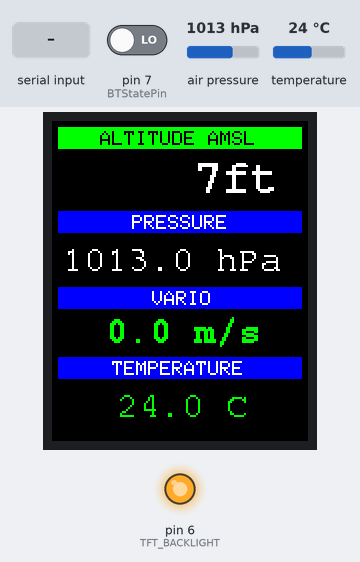
This sketch was run on a simulated Arduino Uno, built with avr-gcc and run on an emulated ATmega328P. Parts: 128×160 colour display, output pins drawn as LEDs (lit = HIGH). The test bench sets the inputs (shaded band); at power-on: air pressure 1013 hPa, temperature 24 °C, pin 7 (BTStatePin) LOW. What the sketch prints to the serial monitor is not drawn.

Above: at 1.3 s.
1.4 s: air pressure set to 952 hPa
At 2.02 s:
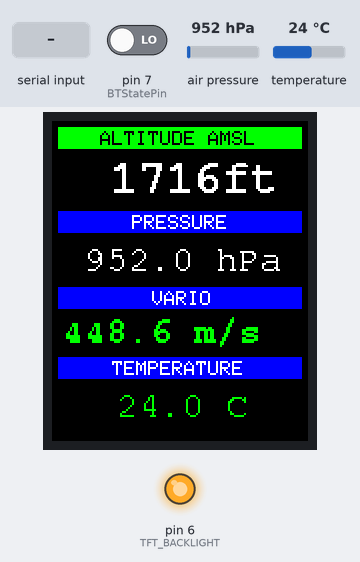
3.7 s: temperature set to 12 °C
At 4.7 s:
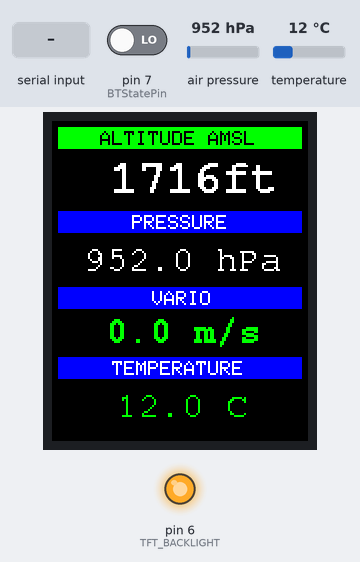
5.2 s: pin 7 (BTStatePin) driven HIGH
7.3 s: "$" received over the second serial link
10.3 s: air pressure set to 975 hPa
At 10.99 s:
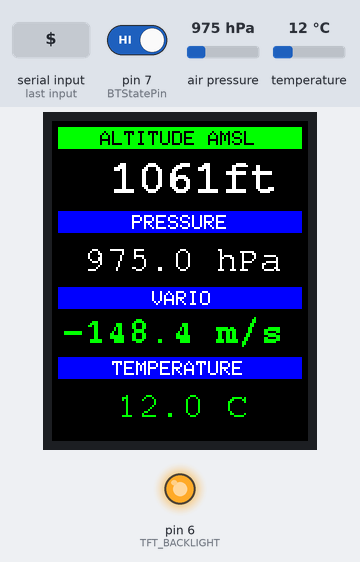
12.7 s: temperature set to 9 °C
At 14.0 s:
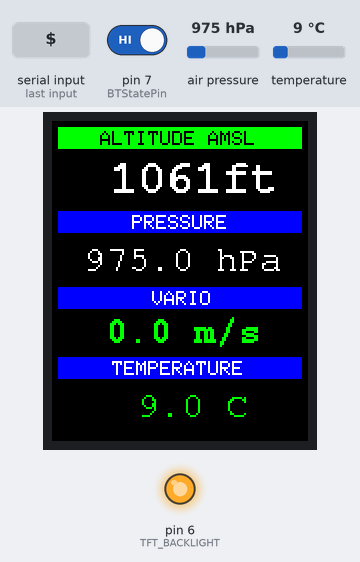
Timing chart, 0 to 15.5 s (numbered marks = the images above; inputs shaded):
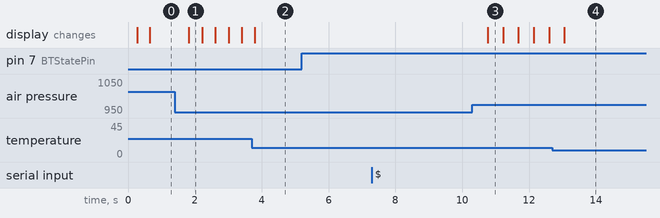

The sketch:

altimeter_origo_xx.ino
```cpp
// (licence header left out)
#include <SoftwareSerial.h>
#include <Wire.h>
#include <SPI.h>
#include <Adafruit_Sensor.h>
#include <Adafruit_BMP280.h>
#include <Adafruit_GFX.h>
#include <Adafruit_ST7735.h>
#include <Fonts/FreeSans9pt7b.h>
#include <Fonts/FreeMonoBold9pt7b.h>
#include <Fonts/FreeMono9pt7b.h>
#include <Fonts/FreeMonoBold12pt7b.h>

// sensor address
#define BMP280_ADDRESS (0x76)
// sensor init from BMP library
Adafruit_BMP280 bmp;

// TFT Adafruit 1.44" or 1.8" SPI display
#define TFT_CS        10  // CS for TFT
#define TFT_RST        9  // Reset for TFT
#define TFT_DC         8  // DC(A0) for TFT
#define TFT_BACKLIGHT  6  // Display backlight pin
// default HARDWARE SPI pins Uno/Nano:
// SPI MOSI = pin 11 (sda)
// SPI MISO = pin 12
// SPI SCLK = pin 13 (sck)
Adafruit_ST7735 tft = Adafruit_ST7735(TFT_CS, TFT_DC, TFT_RST);

// Colors for humans
#define ST7735_BLACK   0x0000
#define ST7735_GRAY    0x8410
#define ST7735_WHITE   0xFFFF
#define ST7735_RED     0xF800
#define ST7735_ORANGE  0xFA60
#define ST7735_YELLOW  0xFFE0
#define ST7735_LIME    0x07FF
#define ST7735_GREEN   0x07E0
#define ST7735_CYAN    0x07FF
#define ST7735_AQUA    0x04FF
#define ST7735_BLUE    0x001F
#define ST7735_MAGENTA 0xF81F
#define ST7735_PINK    0xF8FF

// pin setup for Bluetooth modul
#define RX 5 //11
#define TX 4 //10
#define BTStatePin 7

SoftwareSerial bluetooth(TX, RX);

// Globals
const char version[] = "1.00";

// Current QNH
float QNH = 1013.25;

// Vario variables
#define varioBufLen 6 // 6 values i.e 5x differencies
#define varioWeightsTotal 15  // varioWeightsTotal 15.0 = 1+2+3+4+5 tj 1..varioBufLen-1
float varioBuffer[varioBufLen] = {0.0};
long int varioLastTime = 0.0;

//////////////////////////////
void setup()
{
  Serial.begin(9600);
  pinMode(TFT_BACKLIGHT, OUTPUT);
  pinMode(BTStatePin, INPUT);
  bluetooth.begin(9600);

    if (!bmp.begin(BMP280_ADDRESS)) {
    Serial.println("BMP280 sensor not found, check your wiring!");
    while (1);
  }

  // Vario data setup
  varioLastTime = millis();
  float altitude = bmp.readAltitude(QNH);
  for(int i=0;i<varioBufLen;i++)
  {
    varioBuffer[i] = altitude;
  }

  // TFT Display init

  digitalWrite(TFT_BACKLIGHT, HIGH);
  tft.initR(INITR_BLACKTAB);
  tft.setRotation(2);
  tft.fillScreen(ST77XX_BLACK);

  tft.fillRect(3,3,122,11,ST77XX_GREEN);
  tft.setTextColor(ST77XX_BLACK);
  tft.setCursor(24,5);
  tft.setTextSize(1);
  tft.print("ALTITUDE AMSL");

  tft.fillRect(3,45,122,11,ST77XX_BLUE);
  tft.setTextColor(ST77XX_WHITE);
  tft.setCursor(40,47);
  tft.setTextSize(1);
  tft.print("PRESSURE");

  tft.fillRect(3,83,122,11,ST77XX_BLUE);
  tft.setTextColor(ST77XX_WHITE);
  tft.setCursor(50,85);
  tft.setTextSize(1);
  tft.print("VARIO");

  tft.fillRect(3,118,122,11,ST77XX_BLUE);
  tft.setTextColor(ST77XX_WHITE);
  tft.setCursor(30,120);
  tft.setTextSize(1);
  tft.print("TEMPERATURE");

}

// ---------------------------------------------------
// drawTFT for re-drawing display

void drawtft(float pressure, float altitude, float temperature, float vario)
{
 char buffer1[6];
 char buffer2[6];
 char buffer3[6];
 char buffer4[6];

  //ALTITUDE
    dtostrf(altitude, 6, 0, buffer1);
    tft.fillRect(3,17,122,25,ST77XX_BLACK);
    tft.setTextColor(ST77XX_WHITE);
    tft.setCursor(1,35);
    tft.setFont(&FreeMonoBold12pt7b);
    tft.setTextSize(1);
    tft.print(buffer1);
    tft.print("ft");
  //PRESSURE
    dtostrf(pressure, 6, 1, buffer2);
    tft.fillRect(3,59,122,20,ST77XX_BLACK);
    tft.setTextColor(ST77XX_WHITE);
    tft.setCursor(5,74);
    tft.setFont(&FreeMono9pt7b);
    tft.setTextSize(1);
    tft.print(buffer2);
    tft.print(" hPa");
  ///VARIO
    dtostrf(vario, 5, 1, buffer3);
    tft.fillRect(3,95,122,20,ST77XX_BLACK);
    tft.setCursor(5,110);
    tft.setFont(&FreeMonoBold9pt7b);
    tft.setTextSize(1);
    tft.setTextColor(ST77XX_GREEN);
    tft.print(buffer3);
    tft.print(" m/s");
  //TEMPERATURE
    dtostrf(temperature, 6, 1, buffer4);
    tft.fillRect(3,132,122,20,ST77XX_BLACK);
    tft.setCursor(10,147);
    tft.setFont(&FreeMono9pt7b);
    tft.setTextSize(1);
    tft.setTextColor(ST77XX_GREEN);
    tft.print(buffer4);
    tft.print(" C");

}


// ---------------------------------------------------
// Checksum
char toHex(uint8_t nibble)
{
  if (nibble >= 10)
    return nibble + 'A' - 10;
  else
    return nibble + '0';
}

void generateChecksum(const char* s, char* checksum)
   {
  uint8_t c = 0;
  // Initial $ is omitted from checksum, if present ignore it.
  if (*s == '$')
  ++s;

  while (*s != '\0' && *s != '*')
  c ^= *s++;

  if (checksum) {
  checksum[0] = '*';
  checksum[1] = toHex(c / 16);
  checksum[2] = toHex(c % 16);
  checksum[3] = '\0';
  }
  return s;
}

// ---------------------------------------------------
// Formating and sending data via bluetooth

void sendToBT(float pressure, float altitude, float temperature, float vario)
{
   char buffer[10];
   char line[255] = "$LK8EX1,";

   dtostrf(pressure*100, 0, 0, buffer);
   strcat(line,buffer);
   strcat(line,",");

   dtostrf(altitude, 0, 0, buffer);
   strcat(line,buffer);
   strcat(line,",");

   dtostrf(vario*100, 0, 0, buffer);
   strcat(line,buffer);
   strcat(line,",");

   dtostrf(temperature, 0, 1, buffer);
   strcat(line,buffer);
   strcat(line,",999,");

   //checksum
   generateChecksum(line, buffer);
   strcat(line,buffer);

   Serial.println(line);
   Serial.println();
   bluetooth.println(line);
}

// ---------------------------------------------------
// Vario computing

float calcVario(float altitude)
{
  float retval=0;
  // move buffer by one value
  for(int i=1;i<varioBufLen;i++)
  {
    varioBuffer[i-1]=varioBuffer[i];
  }
  varioBuffer[varioBufLen-1] = altitude;

#ifdef DEBUG
  for(int i=0;i<varioBufLen;i++)
  {
      Serial.print("[");
      Serial.print(i);
      Serial.print("]");
      Serial.println(varioBuffer[i]);
  }
#endif
// weighted average , weight is i
  for(int i=1;i<varioBufLen;i++)
  {
    retval = retval + ( (varioBuffer[i] - varioBuffer[i-1]) * i );
  }

#ifdef DEBUG
  Serial.print("SUM:");
  Serial.println(retval);
#endif

  retval = retval /varioWeightsTotal; // weightsTotal 15.0 = 1+2+3+4+5 ...varioBufLen-1

  float time = (float) millis() - varioLastTime;
  varioLastTime = millis();
  time = time / 1000; // to seconds

  retval = retval / time; // to m/s

  return retval;
}

// ---------------------------------------------------
// Main loop

void loop()
{
  // reading values from sensor

  // reading of temperature
  float temperature = bmp.readTemperature();
  // reading of pressure
  float pressure = (bmp.readPressure()/100.00);
  // reading of altitude on QNH
  float altitude = bmp.readAltitude(QNH);
  // convert to feets
  float altitudeFt = altitude * 3.280839895;
  // calculate vario
  float vario = calcVario(altitude);

  // write all information to serial line (terminal)
  // temperature print
  Serial.print("Temperature: ");
  Serial.print(temperature);
  Serial.println(" deg. Celsia.");
  // print pressure in hekto Pascals
  Serial.print("Barometric pressure: ");
  Serial.print(pressure);
  Serial.println(" hPa");
  // print altitude in m and ft on QNH
  Serial.print("Altitude on QNH ");
  Serial.print(QNH);
  Serial.print(": ");
  Serial.print(altitude);
  Serial.print(" m = ");
  Serial.print(altitudeFt);
  Serial.println(" ft");
  // print vario
  Serial.print("Vario: ");
  Serial.print(vario);
  Serial.println(" m/s");

  // empty line print
  Serial.println();

  // test for available data on bluetooth
  // if is there any data to read, return number of availabe bytes
  if (bluetooth.available())
  {
    Serial.print("reading message: ");
    while (bluetooth.available()) {
      Serial.print((char)bluetooth.read());
      // short pause betweeen reading
      delay(10);
    }
     Serial.println();
  }

  // draw content of TFT display
  drawtft(pressure,altitudeFt,temperature,vario);

  // send data on bluetooth only if is connected
  if (digitalRead(BTStatePin)==HIGH)
  {
     sendToBT(pressure, altitude, temperature, vario);
  }

  // and delay
  delay(300);
}
```

Measured:
- after the input at 1.4 s, the display: changes after 0.42 s (image 1)
- after the input at 3.7 s, the display: changes after 0.09 s (image 2)
- after the input at 5.2 s, every drawn part: stays the same
- after the input at 7.3 s, every drawn part: stays the same
- after the input at 10.3 s, the display: changes after 0.46 s (image 3)
- after the input at 12.7 s, the display: changes after 0.36 s (image 4)
- what the display in image 3 shows lasts 0.4 s, from 10.8 s to 11.2 s
